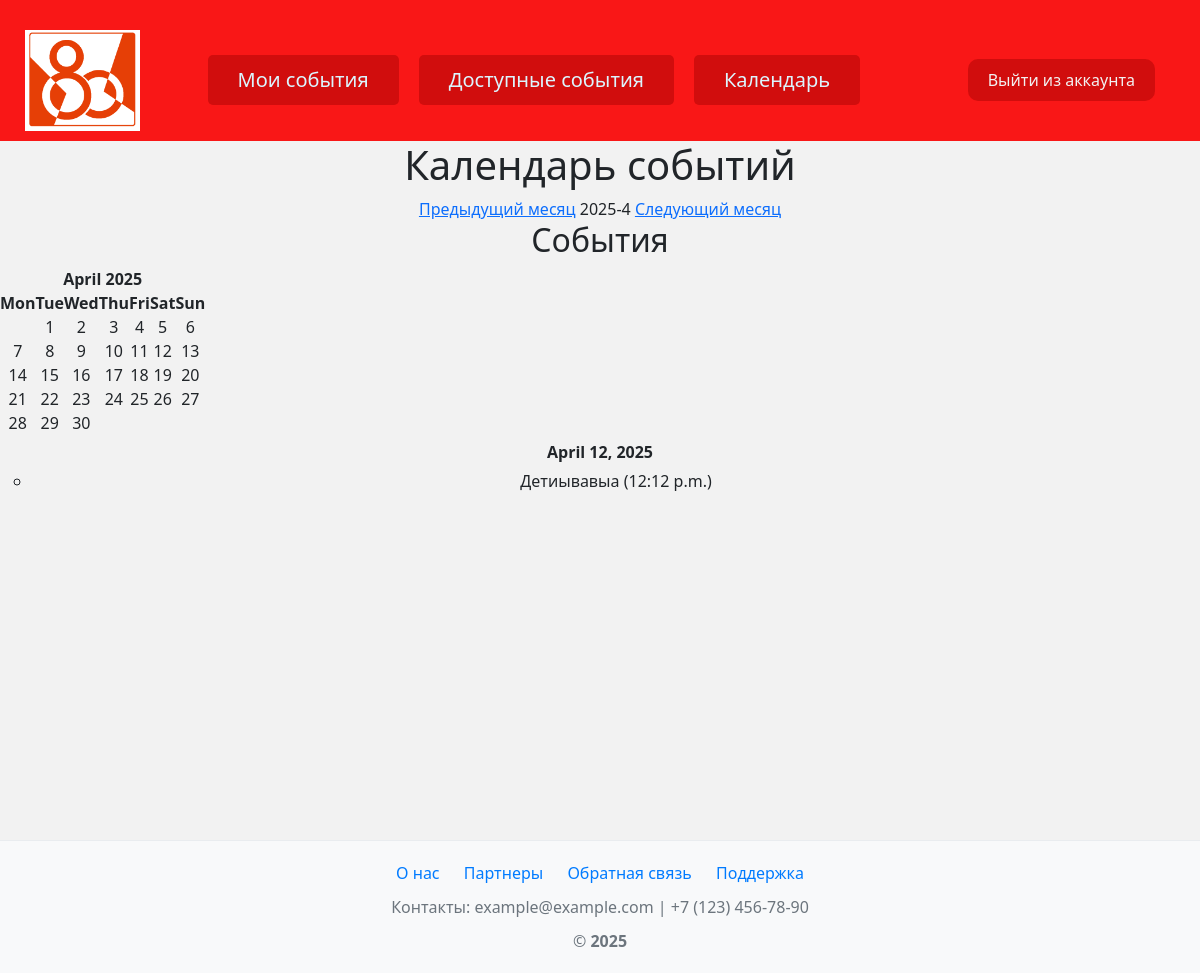
Before: /calendar/?year=2025&month=4 (signed in) with the older database file.
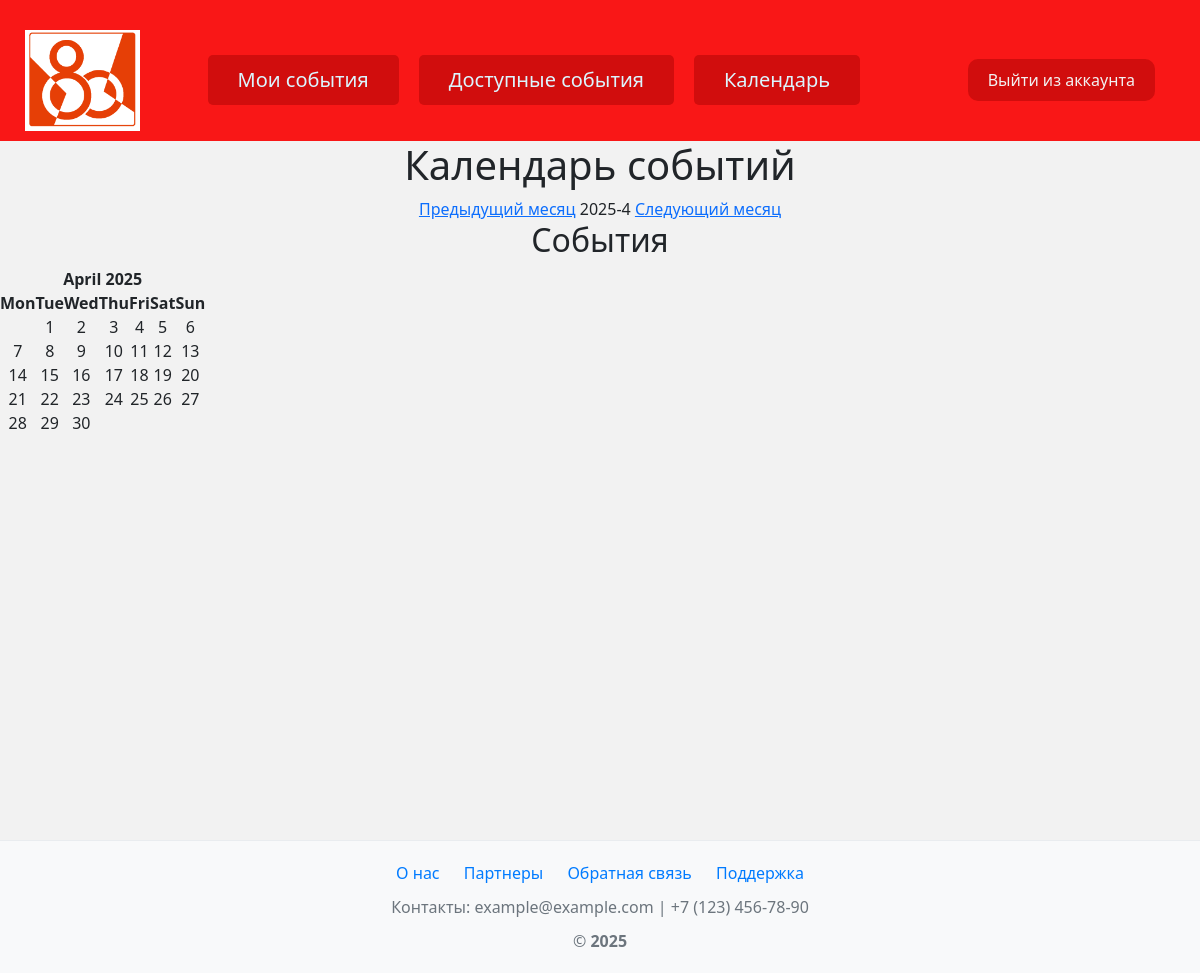
After: the same page with the newer database file.
### event/models.py (models this page shows, shortened)
class Events(models.Model):
    STATUS_CHOISES = [
        ('active', 'Активныне'),
        ('completed', 'Завершенный')
    ]
    title = models.CharField(max_length=32)
    description = models.TextField()
    image = models.ImageField(upload_to='events_images/')
    event_datetime = models.DateTimeField()
    latitude = models.FloatField(default=55.7558)
    longitude = models.FloatField(default=37.6176)
    address = models.TextField(blank=True, null=True)
    status = models.CharField(max_length=10, choices=STATUS_CHOISES, default='active')
    user = models.ForeignKey(User, on_delete=models.CASCADE, null=True, blank=True)

### event/views.py (the view)
# urls.py: path('calendar/', views.user_calendar, name='user_calendar'),
def user_calendar(request):
    user = request.user  # Текущий пользователь
    try:
        year = int(request.GET.get('year', timezone.now().year))
        month = int(request.GET.get('month', timezone.now().month))
    except (ValueError, TypeError):
        year = timezone.now().year
        month = timezone.now().month
    if month > 12:
        year += 1
        month = 1
    elif month < 1:
        year -= 1
        month = 12
    my_events = Myevent.objects.filter(user=user).select_related('event')
    cal = HTMLCalendar().formatmonth(year, month)
    events_dict = {}
    for my_event in my_events:
        event_date = my_event.event.event_datetime.date()  # Дата события
        if event_date not in events_dict:
            events_dict[event_date] = []
        events_dict[event_date].append(my_event.event)
    return render(request, 'event/user_calendar.html', {
        'calendar': cal,
        'events_dict': events_dict,
        'year': year,
        'month': month,
    })

### event/templates/event/user_calendar.html (shortened to what this page needs)
{% extends 'reg/base.html' %}
{% block content %}
<body>
    <h1>Календарь событий</h1>
    <div>
        <a href="?year={{ year }}&month={{ month|add:-1 }}">Предыдущий месяц</a>
        <span>{{ year }}-{{ month }}</span>
        <a href="?year={{ year }}&month={{ month|add:1 }}">Следующий месяц</a>
    </div>
    <h2>События</h2>
    <ul class="event-list">
        <table class="calendar">
            {{ calendar|safe }}
        </table>
        {% for date, events in events_dict.items %}
            {% if date.year == year and date.month == month %}
                <li>
                    <strong>{{ date }}</strong>
                    <ul>
                        {% for event in events %}
                            <li>{{ event.title }} ({{ event.event_datetime.time }})</li>
                        {% endfor %}
                    </ul>
                </li>
            {% endif %}
        {% endfor %}
    </ul>
</body>
{% endblock %}

Changed rows visible on the page:
removed Events: event_datetime "April 12, 2025", title "Детиывавыа", event_datetime.time "12:12 p.m."
